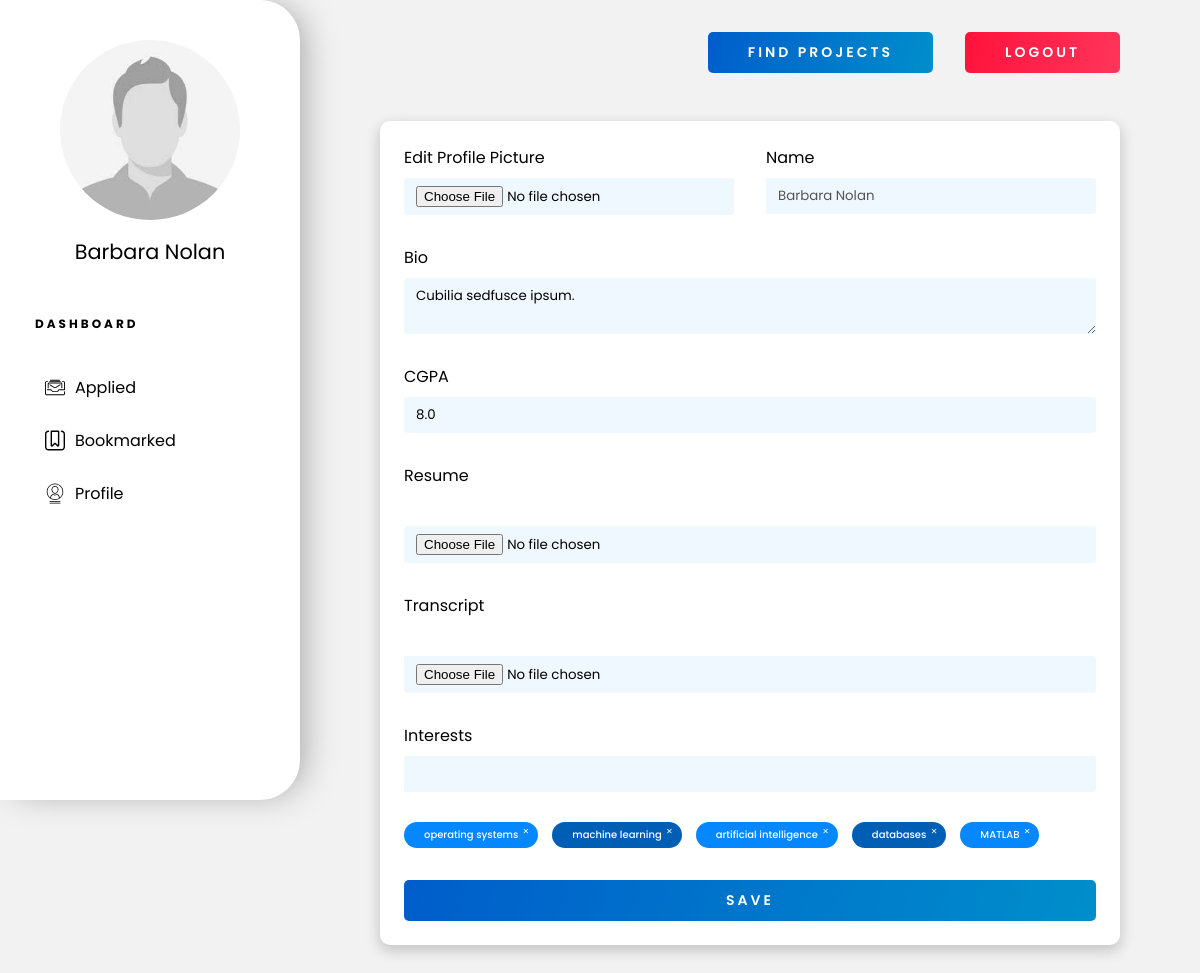
Screenshot of /students/profile/ (signed in) with the database file from the repository.
### portal/models.py (models this page shows, shortened)
class Student(models.Model):
    user = models.ForeignKey(User, verbose_name=_(
        "Auth User"), on_delete=models.CASCADE)
    bio = models.TextField()
    cv = models.FileField(_("Resume"), upload_to=upload_cv,
                          storage=OverwriteStorage(), null=True)
    transcript = models.FileField(
        _("Transcripts"), upload_to=upload_transcript, storage=OverwriteStorage(), null=True)
    pic = models.FileField(
        _("Profile Pic"), upload_to=upload_pic, null=True, storage=OverwriteStorage())
    cgpa = models.FloatField(_("CGPA"), validators=[
                             MaxValueValidator(10)], null=True)
    interests = models.ManyToManyField("Interests")
    class Meta:
        permissions = (('is_student', 'Is Student'),)

class Interests(models.Model):
    research_field = models.CharField(
        _("Research Area of Interest"), max_length=50)

### portal/views.py (the view, shortened to what this page needs)
class StudentViewSet(ModelViewSet):
    queryset = Student.objects.all()
    serializer_class = StudentSerializer
    permission_classes = [permissions.IsAuthenticated]
    @action(detail=False, methods=['GET'])
    def profile(self, request):
        user = request.user
        students = user.student_set.all()
        if(len(students) == 1):
            student = students[0]
            serializer = self.get_serializer(student, many=False)
            interest_text = ', '.join([it['research_field']
                                      for it in serializer.data['interests']])
            return render(request, template_name='profile.html', context={'user_data': serializer.data, 'interest_text': interest_text, 'is_student': isStudent(request.user), 'is_prof': isProf(request.user)})
        return Response(404)

### portal/views.py (called while the page is built)
def isStudent(user):
    return user.has_perm('portal.is_student')

def isProf(user):
    return user.has_perm('portal.is_prof')

### templates/profile.html (shortened to what this page needs)
{% extends 'dashboard-base.html' %}
{% load static %}
{% block content %}
<div class="profile-container">
    {% if is_student %}
    <form id="profile-form" method="PUT" action="/students/{{user_data.id}}/">
        {% elif is_prof %}
        <form id="profile-form" method="PUT" action="/profs/{{user_data.id}}/">
            {% endif %}
            <div class="inline">
                <div style="display: flex; flex-direction: column;">
                    <label for="picture">Edit Profile Picture</label>
                    <input type="file" name="pic" id="picture" onchange="checkJpeg(this)">
                </div>
                <div style="display: flex; flex-direction: column;">
                    <label for="name">Name</label>
                    <input type="text" name="name" id="name" value="{{user_data.user.first_name}} {{user_data.user.last_name}}" disabled>
                </div>
            </div>
            <label for="bio">Bio</label>
            <textarea name="bio" id="bio" cols="30" rows="2">{{user_data.bio}}</textarea>
            {% if not is_prof %}
            <label for="cgpa">CGPA</label>
            <input type="text" name="cgpa" id="cgpa" value="{{user_data.cgpa}}">
            <label for="resume">Resume</label>
            <input type="file" name="cv" id="cv" onchange="checkPdf(this)">
            <label for="transcript">Transcript</label>
            <input type="file" name="transcript" id="transcript">
            {% endif %}
            <label for="interests">Interests</label>
            <div class="int-searchbar">
                <input type="text" name="intDummy" autocomplete="off">
            </div>
            <div class="tag-container">
                {% for interest in user_data.interests %}
                <div class="tag" onclick="handleTagDelete(this)">{{interest.research_field}}</div>
                {% endfor %}
            </div>
            <button type="submit" class="btn wide-text bold">Save</button>
        </form>
</div>
{% endblock %}

### templates/dashboard-base.html (shortened to what this page needs)
{% load static %}
<!DOCTYPE html>
<html lang="en">
<head>
    <link rel="stylesheet" href="{% static 'portal/css/master.css' %}">
    <link rel="stylesheet" href="{% static 'portal/css/dashboard.css' %}">
</head>
<body>
    <div class="sidebar-wrapper">
        <img src="/uploads/user_{{user.id}}/pic.jpg" onerror="changePic()" alt="Profile-Pciture" class="profile-picture" id="profile-pic">
        <h1 class="name">{{user.first_name}} {{user.last_name}}</h1>
        <h3 class="dashboard-heading wide-text">Dashboard</h3>
        <ul class="dash-nav">
            {% if is_student %}
            <a href="{% url 'applied-projects' %}">
                <li class="dash-links">
                    <img class="dash-icon" src="{% static 'portal/assets/icons/applications.svg' %}">Applied
                </li>
            </a>
            <a href="{% url 'my-projects' %}?bookmarked=true">
                <li class="dash-links">
                    <img class="dash-icon" src="{% static 'portal/assets/icons/bookmark.svg' %}"> Bookmarked
                </li>
            </a>
            <a href="{% url 'student-profile' %}">
                <li class="dash-links">
                    <img class="dash-icon" src="{% static 'portal/assets/icons/profile.svg' %}">Profile
                </li>
            </a>
            {% endif %}
        </ul>
    </div>
    <div class="dashboard-wrapper">
        <div class="top-nav">
            <a href="{% url 'find-projects' %}" class="btn bold wide-text" id="searchBtn">Find Projects</a>
            {% if user.is_authenticated %}
            <a href="{% url 'logout' %}" class="btn btn-red wide-text bold" id="logout-btn">Logout</a>
            {% else %}
            <a href="{% url 'login' %}" class="btn btn-red wide-text bold" id="logout-btn">Login</a>
            {% endif %}
        </div>
        <div class="dashboard-content">
            {% block content %}
            {% endblock %}
        </div>
    </div>
</body>
</html>

### static/portal/css/master.css (style rules this page uses)
* { --primary-blue: linear-gradient(106deg, rgba(0, 93, 203, 1) 0%, rgba(0, 142, 203, 1) 100%); --primary-red: linear-gradient(106deg, rgba(255, 18, 59, 1) 0%, rgba(255, 53, 91, 1) 100%); --bg-grey: #f2f2f2; --sec-blue: #0071da; --crimson-red: #da0041; --bright-blue: #0487ff; box-sizing: border-box; padding: 0; margin: 0; font-family: 'Poppins', sans-serif; }
a { text-decoration: none; }
ul { list-style: none; margin-bottom: 0; }
button { outline: none; border: none; }
.wide-text { letter-spacing: 3px; }
.bold { font-weight: 600; }
.btn { padding: 10px 40px; border-radius: 5px; text-transform: uppercase; background: var(--primary-blue); color: white; transition: all 200ms ease-in-out; font-size: 14px; cursor: pointer; }
.btn-red { background: var(--primary-red); }

### static/portal/css/dashboard.css (style rules this page uses)
* { --dash-width: 300px; }
body { background-color: var(--bg-grey); }
.sidebar-wrapper { display: flex; flex-direction: column; position: fixed; left: 0; top: 0; width: var(--dash-width); height: 100vh; background-color: white; padding: 2.5rem 30px; border-radius: 0 40px 40px 0; -webkit-box-shadow: 10px 0px 35px -8px rgba(0, 0, 0, 0.34); -moz-box-shadow: 10px 0px 35px -8px rgba(0, 0, 0, 0.34); box-shadow: 10px 0px 35px -8px rgba(0, 0, 0, 0.34); }
.profile-picture { align-self: center; width: 180px; border-radius: 5000px; }
.name { margin: 1rem 0 3rem; font-size: 1.3rem; align-self: center; font-weight: 400; }
.dashboard-heading { text-transform: uppercase; font-size: 0.75rem; margin-left: 5px; }
.dash-nav { margin: 2rem 0; list-style: none; }
.dash-nav a { color: black; }
.dash-links { margin-bottom: 0.5rem; padding: 10px 15px; border-radius: 5px; display: flex; font-weight: 400; font-size: 1rem; transition: background-color 50ms ease-in; }
.dash-icon { width: 20px; margin-right : 10px }
.dashboard-wrapper { padding: 2rem 5rem; margin-left: var(--dash-width); }
.top-nav { display: grid; grid-template-columns: 9fr 1fr; margin-bottom: 3rem; align-items: center; gap: 2rem; }
#searchBtn { margin-left: auto; }
.profile-container { padding: 24px; margin: 3rem 0; -webkit-box-shadow: 0px 5px 14px 1px rgba(0, 0, 0, 0.19); -moz-box-shadow: 0px 5px 14px 1px rgba(0, 0, 0, 0.19); box-shadow: 0px 5px 14px 1px rgba(0, 0, 0, 0.19); background-color: white; border-radius: 10px; }
.inline { display: grid; gap: 2rem; grid-template-columns: 1fr 1fr; }
.profile-container form { display: flex; flex-direction: column; }
.profile-container textarea, .profile-container input { margin: 8px 0 30px; border: none; outline: none; border-radius: 3px; width: 100%; background-color: aliceblue; padding: 8px 12px; }
.profile-container form button { margin-top: 1rem; }
.tag-container { margin: 0 0 1rem; display: flex; align-items: center; flex-wrap: wrap; gap: 14px; }
.tag-container .tag { position: relative; border-radius: 500px; background-color: #0487ff; padding: 5px 20px; font-size: 10px; color: white; font-weight: 500; }
.tag-container .tag::after { position: absolute; top: 2px; right: 4px; content: '\2715'; color: white; font-size: 8px; border-radius: 2px; transition: all 200ms ease-in-out; padding: 2px 5px; }
.tag-container .tag:nth-of-type(2n) { background-color: #005EB5; }
.int-searchbar { position: relative; }

### rows the page displays
Student: bio "Cubilia sedfusce ipsum.", cgpa "8.0"
Interests: research_field "operating systems"
Interests: research_field "machine learning"
Interests: research_field "artificial intelligence"
Interests: research_field "databases"
Interests: research_field "MATLAB"

### other values shown
{{ user.first_name }} "Barbara"
{{ user.last_name }} "Nolan"
